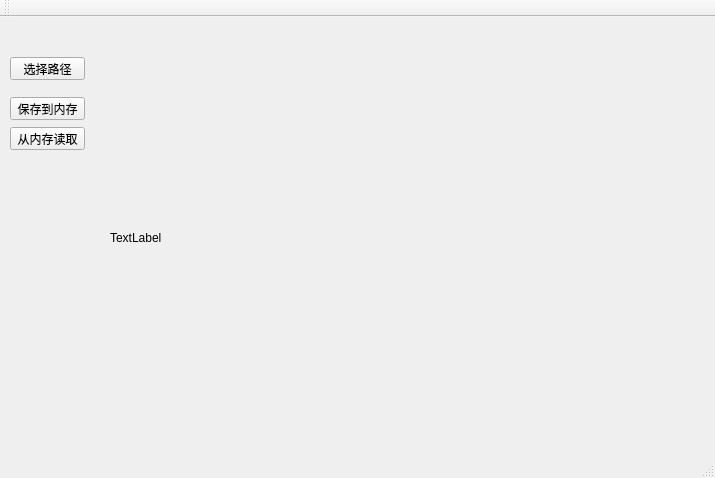
<?xml version="1.0" encoding="UTF-8"?>
<ui version="4.0">
 <class>IPC_testClass</class>
 <widget class="QMainWindow" name="IPC_testClass">
  <property name="geometry">
   <rect>
    <x>0</x>
    <y>0</y>
    <width>715</width>
    <height>478</height>
   </rect>
  </property>
  <property name="windowTitle">
   <string>IPC_test</string>
  </property>
  <widget class="QWidget" name="centralWidget">
   <widget class="QPushButton" name="loadButton">
    <property name="geometry">
     <rect>
      <x>10</x>
      <y>110</y>
      <width>75</width>
      <height>23</height>
     </rect>
    </property>
    <property name="text">
     <string>从内存读取</string>
    </property>
   </widget>
   <widget class="QPushButton" name="saveButton">
    <property name="geometry">
     <rect>
      <x>10</x>
      <y>80</y>
      <width>75</width>
      <height>23</height>
     </rect>
    </property>
    <property name="text">
     <string>保存到内存</string>
    </property>
   </widget>
   <widget class="QLabel" name="picLabel">
    <property name="geometry">
     <rect>
      <x>110</x>
      <y>20</y>
      <width>551</width>
      <height>401</height>
     </rect>
    </property>
    <property name="text">
     <string>TextLabel</string>
    </property>
   </widget>
   <widget class="QPushButton" name="chooseButton">
    <property name="geometry">
     <rect>
      <x>10</x>
      <y>40</y>
      <width>75</width>
      <height>23</height>
     </rect>
    </property>
    <property name="text">
     <string>选择路径</string>
    </property>
   </widget>
  </widget>
  <widget class="QMenuBar" name="menuBar">
   <property name="geometry">
    <rect>
     <x>0</x>
     <y>0</y>
     <width>715</width>
     <height>23</height>
    </rect>
   </property>
  </widget>
  <widget class="QToolBar" name="mainToolBar">
   <attribute name="toolBarArea">
    <enum>TopToolBarArea</enum>
   </attribute>
   <attribute name="toolBarBreak">
    <bool>false</bool>
   </attribute>
  </widget>
  <widget class="QStatusBar" name="statusBar"/>
 </widget>
 <layoutdefault spacing="6" margin="11"/>
 <resources>
  <include location="ipc_test.qrc"/>
 </resources>
 <connections/>
</ui>
